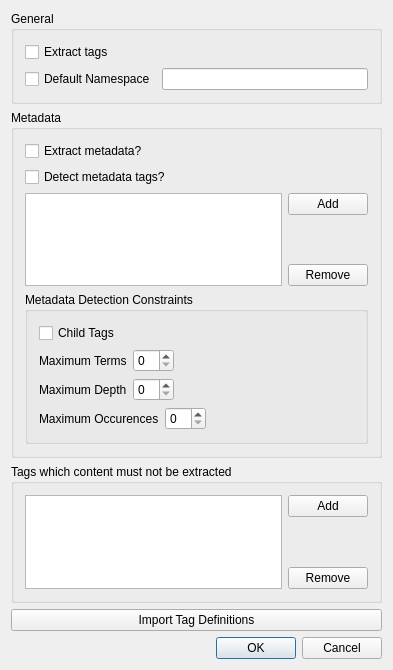
<?xml version="1.0" encoding="UTF-8"?>
<ui version="4.0">
 <class>Config</class>
 <widget class="QWidget" name="Config">
  <property name="geometry">
   <rect>
    <x>0</x>
    <y>0</y>
    <width>393</width>
    <height>670</height>
   </rect>
  </property>
  <property name="windowTitle">
   <string>Configure XML Filter</string>
  </property>
  <property name="toolTip">
   <string/>
  </property>
  <property name="whatsThis">
   <string/>
  </property>
  <property name="sizeGripEnabled" stdset="0">
   <bool>true</bool>
  </property>
  <layout class="QVBoxLayout" name="verticalLayout_2">
   <item>
    <widget class="QGroupBox" name="groupBox7">
     <property name="title">
      <string>General</string>
     </property>
     <layout class="QVBoxLayout">
      <item>
       <widget class="QCheckBox" name="ExtractSemantic">
        <property name="toolTip">
         <string>Index the tags and the attributes.</string>
        </property>
        <property name="text">
         <string>Extract tags</string>
        </property>
       </widget>
      </item>
      <item>
       <layout class="QHBoxLayout">
        <item>
         <widget class="QCheckBox" name="UseDefaultNamespace">
          <property name="toolTip">
           <string>Specify if a default namespace must be used.</string>
          </property>
          <property name="whatsThis">
           <string>When the structural tokens are extracted, they are indexed with their namespace. If no namespace is defined, the URL of the file is supposed to be a local namespace. The user may specify a particular namespace to be used as default.</string>
          </property>
          <property name="text">
           <string>Default Namespace</string>
          </property>
         </widget>
        </item>
        <item>
         <widget class="QLineEdit" name="DefaultNamespace"/>
        </item>
       </layout>
      </item>
     </layout>
    </widget>
   </item>
   <item>
    <widget class="QGroupBox" name="groupBox_2">
     <property name="title">
      <string>Metadata</string>
     </property>
     <layout class="QVBoxLayout" name="verticalLayout_3">
      <item>
       <widget class="QCheckBox" name="ExtractMetadata">
        <property name="toolTip">
         <string>Index the metatags.</string>
        </property>
        <property name="text">
         <string>Extract metadata?</string>
        </property>
       </widget>
      </item>
      <item>
       <widget class="QCheckBox" name="DetectMetadataTag">
        <property name="toolTip">
         <string>Should the metatags be detected, or only those explicitly specified are used.</string>
        </property>
        <property name="text">
         <string>Detect metadata tags?</string>
        </property>
       </widget>
      </item>
      <item>
       <layout class="QHBoxLayout" name="horizontalLayout_2">
        <item>
         <widget class="QListWidget" name="MetadataTags"/>
        </item>
        <item>
         <layout class="QVBoxLayout" name="verticalLayout_4">
          <item>
           <widget class="QPushButton" name="AddMetadataTag">
            <property name="text">
             <string>Add</string>
            </property>
           </widget>
          </item>
          <item>
           <spacer name="verticalSpacer">
            <property name="orientation">
             <enum>Qt::Vertical</enum>
            </property>
            <property name="sizeHint" stdset="0">
             <size>
              <width>20</width>
              <height>28</height>
             </size>
            </property>
           </spacer>
          </item>
          <item>
           <widget class="QPushButton" name="RemoveMetadataTag">
            <property name="text">
             <string>Remove</string>
            </property>
           </widget>
          </item>
         </layout>
        </item>
       </layout>
      </item>
      <item>
       <widget class="QGroupBox" name="MetadataDetection">
        <property name="title">
         <string>Metadata Detection Constraints</string>
        </property>
        <layout class="QVBoxLayout" name="verticalLayout">
         <item>
          <widget class="QCheckBox" name="MetadataChildTags">
           <property name="toolTip">
            <string>Can a detected metadata tag have child tags?</string>
           </property>
           <property name="text">
            <string>Child Tags</string>
           </property>
          </widget>
         </item>
         <item>
          <layout class="QHBoxLayout" name="_2">
           <item>
            <widget class="QLabel" name="textLabel1_3">
             <property name="text">
              <string>Maximum Terms</string>
             </property>
             <property name="wordWrap">
              <bool>false</bool>
             </property>
            </widget>
           </item>
           <item>
            <widget class="QSpinBox" name="MetadataMaxTerms"/>
           </item>
           <item>
            <spacer name="spacer12">
             <property name="orientation">
              <enum>Qt::Horizontal</enum>
             </property>
             <property name="sizeType">
              <enum>QSizePolicy::Expanding</enum>
             </property>
             <property name="sizeHint" stdset="0">
              <size>
               <width>0</width>
               <height>20</height>
              </size>
             </property>
            </spacer>
           </item>
          </layout>
         </item>
         <item>
          <layout class="QHBoxLayout" name="_3">
           <item>
            <widget class="QLabel" name="textLabel2_3">
             <property name="text">
              <string>Maximum Depth</string>
             </property>
             <property name="wordWrap">
              <bool>false</bool>
             </property>
            </widget>
           </item>
           <item>
            <widget class="QSpinBox" name="MetadataMaxDepth"/>
           </item>
           <item>
            <spacer name="spacer13">
             <property name="orientation">
              <enum>Qt::Horizontal</enum>
             </property>
             <property name="sizeType">
              <enum>QSizePolicy::Expanding</enum>
             </property>
             <property name="sizeHint" stdset="0">
              <size>
               <width>0</width>
               <height>20</height>
              </size>
             </property>
            </spacer>
           </item>
          </layout>
         </item>
         <item>
          <layout class="QHBoxLayout" name="_4">
           <item>
            <widget class="QLabel" name="textLabel1_5">
             <property name="text">
              <string>Maximum Occurences</string>
             </property>
             <property name="wordWrap">
              <bool>false</bool>
             </property>
            </widget>
           </item>
           <item>
            <widget class="QSpinBox" name="MetadataMaxOccurs"/>
           </item>
           <item>
            <spacer name="spacer15">
             <property name="orientation">
              <enum>Qt::Horizontal</enum>
             </property>
             <property name="sizeType">
              <enum>QSizePolicy::Expanding</enum>
             </property>
             <property name="sizeHint" stdset="0">
              <size>
               <width>0</width>
               <height>20</height>
              </size>
             </property>
            </spacer>
           </item>
          </layout>
         </item>
        </layout>
       </widget>
      </item>
     </layout>
    </widget>
   </item>
   <item>
    <widget class="QGroupBox" name="groupBox_3">
     <property name="title">
      <string>Tags which content must not be extracted</string>
     </property>
     <layout class="QVBoxLayout" name="verticalLayout_6">
      <item>
       <layout class="QHBoxLayout" name="horizontalLayout_3">
        <item>
         <widget class="QListWidget" name="ExcludeTags"/>
        </item>
        <item>
         <layout class="QVBoxLayout" name="verticalLayout_5">
          <item>
           <widget class="QPushButton" name="AddExcludeTag">
            <property name="text">
             <string>Add</string>
            </property>
           </widget>
          </item>
          <item>
           <spacer name="verticalSpacer_3">
            <property name="orientation">
             <enum>Qt::Vertical</enum>
            </property>
            <property name="sizeHint" stdset="0">
             <size>
              <width>20</width>
              <height>28</height>
             </size>
            </property>
           </spacer>
          </item>
          <item>
           <widget class="QPushButton" name="RemoveExcludeTag">
            <property name="text">
             <string>Remove</string>
            </property>
           </widget>
          </item>
         </layout>
        </item>
       </layout>
      </item>
     </layout>
    </widget>
   </item>
   <item>
    <widget class="QPushButton" name="ImportTags">
     <property name="toolTip">
      <string>Import a XML file containing definitions of tags</string>
     </property>
     <property name="whatsThis">
      <string>Import a XML file which contain definition of tags. In practice, the file must be formed as:
&lt;?xml version=&quot;1.0&quot; encoding=&quot;utf8&quot;?&gt;
&lt;tags&gt;
&lt;exclude&gt;http://mytags.org:support&lt;/exclude&gt;
&lt;metadata&gt;http://purl.org/dc/elements/1.1:title&lt;/metadata&gt;
&lt;metadata&gt;http://purl.org/dc/elements/1.1:author&lt;/metadata&gt;
&lt;/tags&gt;</string>
     </property>
     <property name="text">
      <string>Import Tag Definitions</string>
     </property>
    </widget>
   </item>
   <item>
    <widget class="QDialogButtonBox" name="buttonBox">
     <property name="standardButtons">
      <set>QDialogButtonBox::Cancel|QDialogButtonBox::Ok</set>
     </property>
    </widget>
   </item>
  </layout>
 </widget>
 <layoutdefault spacing="6" margin="11"/>
 <pixmapfunction>qPixmapFromMimeSource</pixmapfunction>
 <includes>
  <include location="local">knuminput.h</include>
  <include location="local">knuminput.h</include>
  <include location="local">knuminput.h</include>
  <include location="local">knuminput.h</include>
  <include location="local">knuminput.h</include>
  <include location="local">knuminput.h</include>
  <include location="local">knuminput.h</include>
  <include location="local">knuminput.h</include>
  <include location="local">knuminput.h</include>
  <include location="local">knuminput.h</include>
  <include location="local">knuminput.h</include>
  <include location="local">knuminput.h</include>
  <include location="local">knuminput.h</include>
  <include location="local">knuminput.h</include>
  <include location="local">knuminput.h</include>
  <include location="local">knuminput.h</include>
  <include location="local">knuminput.h</include>
  <include location="local">knuminput.h</include>
  <include location="local">knuminput.h</include>
  <include location="local">knuminput.h</include>
 </includes>
 <resources/>
 <connections>
  <connection>
   <sender>UseDefaultNamespace</sender>
   <signal>toggled(bool)</signal>
   <receiver>DefaultNamespace</receiver>
   <slot>setEnabled(bool)</slot>
   <hints>
    <hint type="sourcelabel">
     <x>56</x>
     <y>76</y>
    </hint>
    <hint type="destinationlabel">
     <x>194</x>
     <y>76</y>
    </hint>
   </hints>
  </connection>
  <connection>
   <sender>DetectMetadataTag</sender>
   <signal>toggled(bool)</signal>
   <receiver>MetadataDetection</receiver>
   <slot>setEnabled(bool)</slot>
   <hints>
    <hint type="sourcelabel">
     <x>109</x>
     <y>158</y>
    </hint>
    <hint type="destinationlabel">
     <x>172</x>
     <y>264</y>
    </hint>
   </hints>
  </connection>
 </connections>
 <slots>
  <slot>toggleStruct(bool)</slot>
  <slot>toggleFullIndex(bool)</slot>
 </slots>
</ui>
